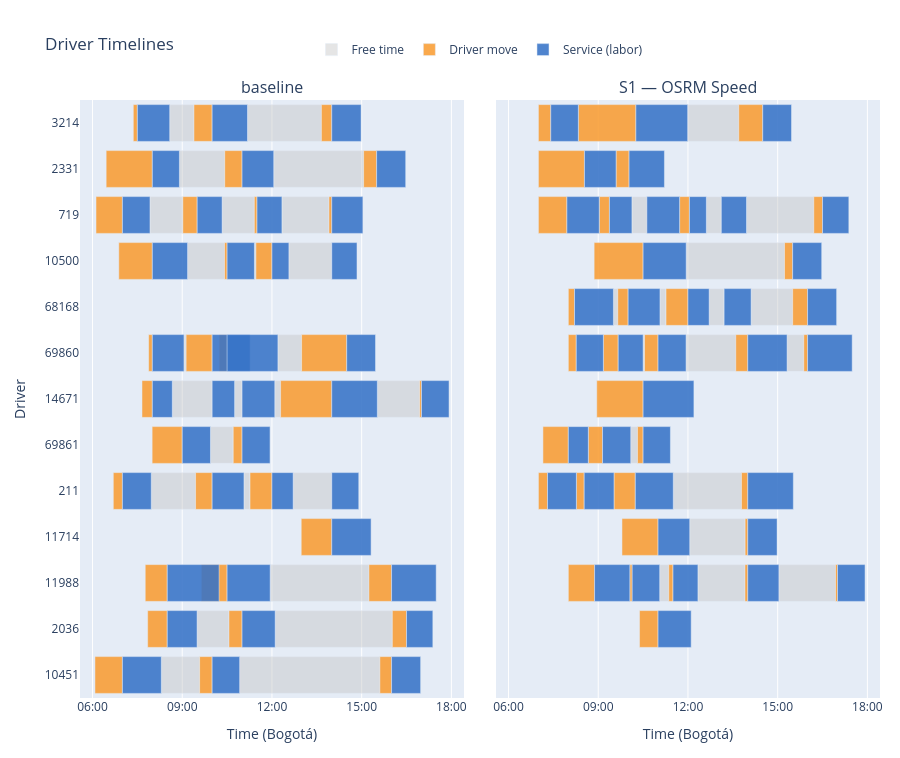

Write notebook code for a chart like this one.
### Code cell
build_comparison_gantt_figure(pair_s1_speed, "baseline", "S1 — OSRM Speed").show()
